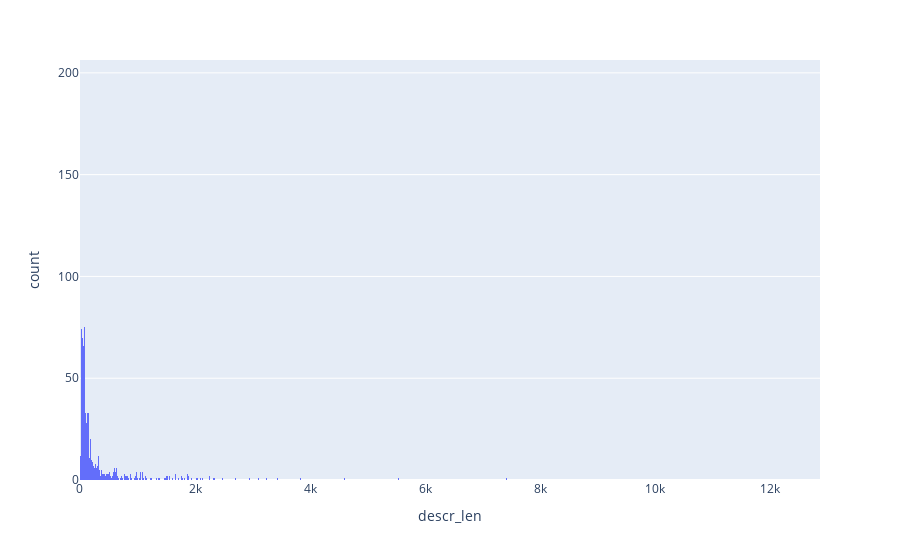
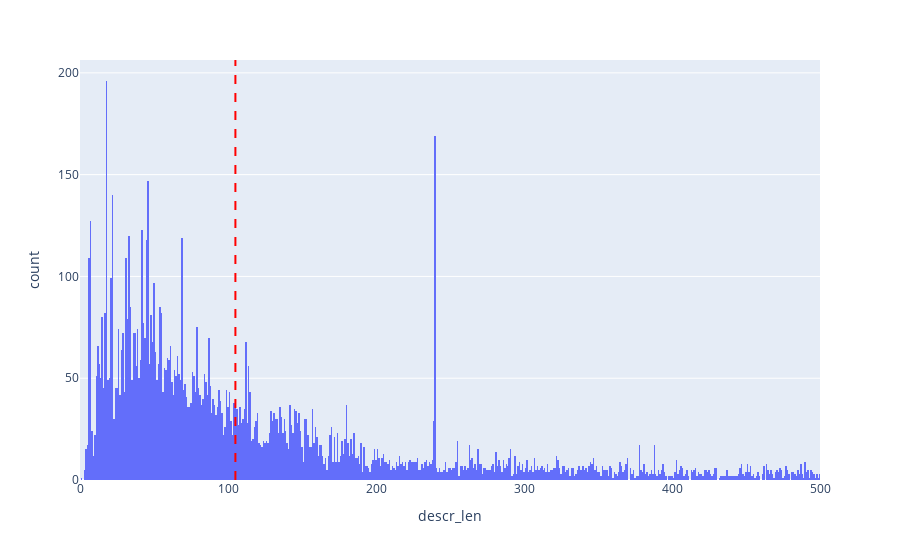

Write notebook code for charts like these, in order.
### Code cell
max_x = int(df_description_1['descr_len'].max())
# make a distribution of description lengths
fig = px.histogram(df_description_1, x='descr_len', nbins=max_x)
fig.show()

# cut X axis to 500
fig_cut = px.histogram(df_description_1, x='descr_len', nbins=max_x).update_xaxes(range=[0, 500])
# add mediane as vertical line
fig_cut.add_vline(x=df_description_1['descr_len'].median(), line_dash="dash", line_color="red")
fig_cut.show()

### Figure 1 — Plotly figure (JSON) as saved in the notebook; plotly's stock layout.template omitted (floating-point values rounded to 4 significant figures; data arrays with more than 128 entries replaced by an {"elided": "..."} marker saying what was removed)
{"data": [{"alignmentgroup": "True", "bingroup": "x", "hovertemplate": "descr_len=%{x}<br>count=%{y}<extra></extra>", "legendgroup": "", "marker": {"color": "#636efa", "pattern": {"shape": ""}}, "name": "", "nbinsx": 12865, "offsetgroup": "", "orientation": "v", "showlegend": false, "type": "histogram", "x": {"elided": "11941 int values"}, "xaxis": "x", "yaxis": "y"}], "layout": {"barmode": "relative", "legend": {"tracegroupgap": 0}, "margin": {"t": 60}, "xaxis": {"anchor": "y", "domain": [0, 1], "title": {"text": "descr_len"}}, "yaxis": {"anchor": "x", "domain": [0, 1], "title": {"text": "count"}}}}

### Figure 2 — Plotly figure (JSON) as saved in the notebook; plotly's stock layout.template omitted (floating-point values rounded to 4 significant figures; data arrays with more than 128 entries replaced by an {"elided": "..."} marker saying what was removed)
{"data": [{"alignmentgroup": "True", "bingroup": "x", "hovertemplate": "descr_len=%{x}<br>count=%{y}<extra></extra>", "legendgroup": "", "marker": {"color": "#636efa", "pattern": {"shape": ""}}, "name": "", "nbinsx": 12865, "offsetgroup": "", "orientation": "v", "showlegend": false, "type": "histogram", "x": {"elided": "11941 int values"}, "xaxis": "x", "yaxis": "y"}], "layout": {"barmode": "relative", "legend": {"tracegroupgap": 0}, "margin": {"t": 60}, "shapes": [{"line": {"color": "red", "dash": "dash"}, "type": "line", "x0": 105, "x1": 105, "xref": "x", "y0": 0, "y1": 1, "yref": "y domain"}], "xaxis": {"anchor": "y", "domain": [0, 1], "range": [0, 500], "title": {"text": "descr_len"}}, "yaxis": {"anchor": "x", "domain": [0, 1], "title": {"text": "count"}}}}
